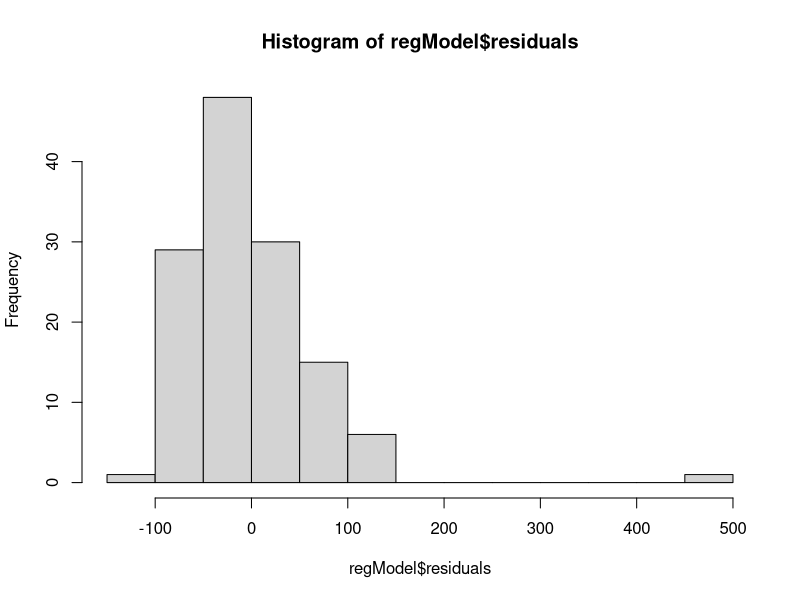
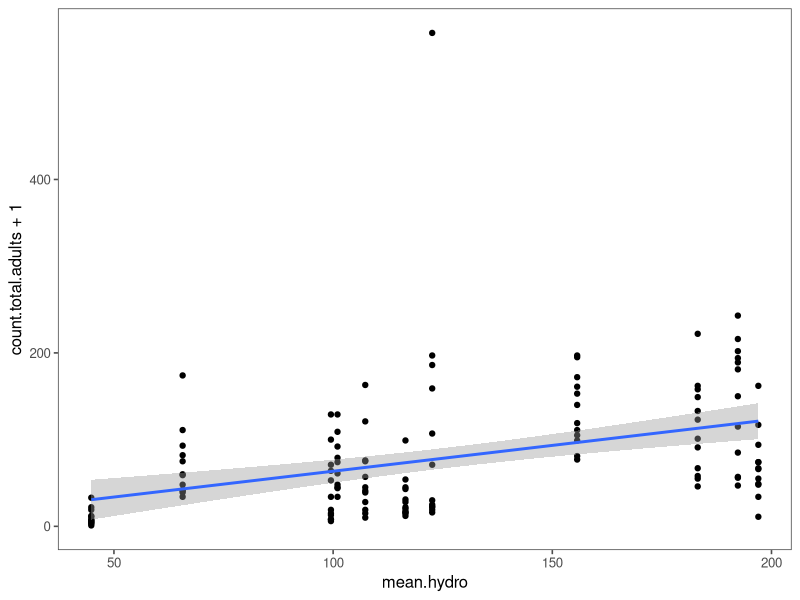
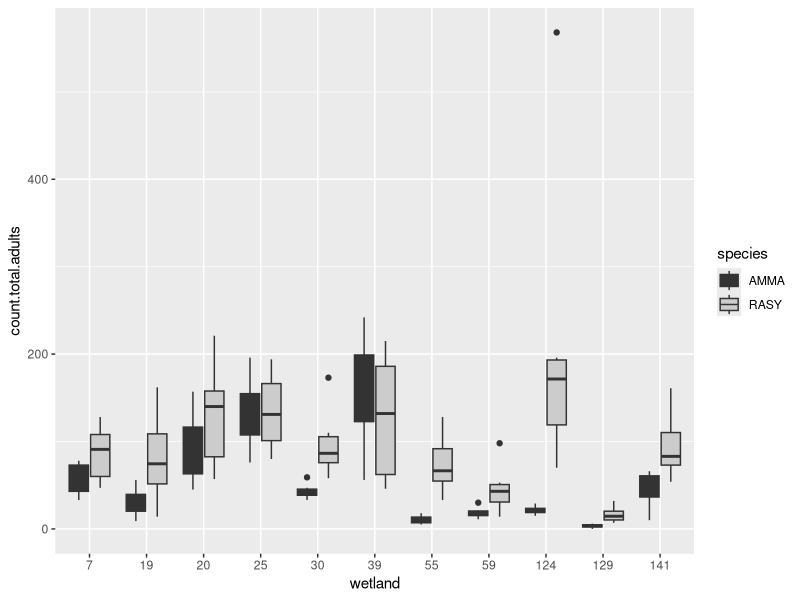
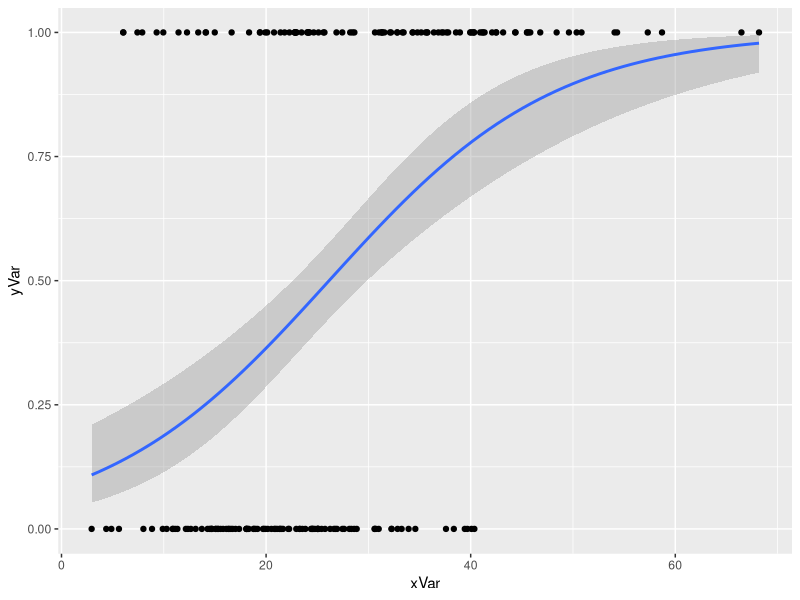
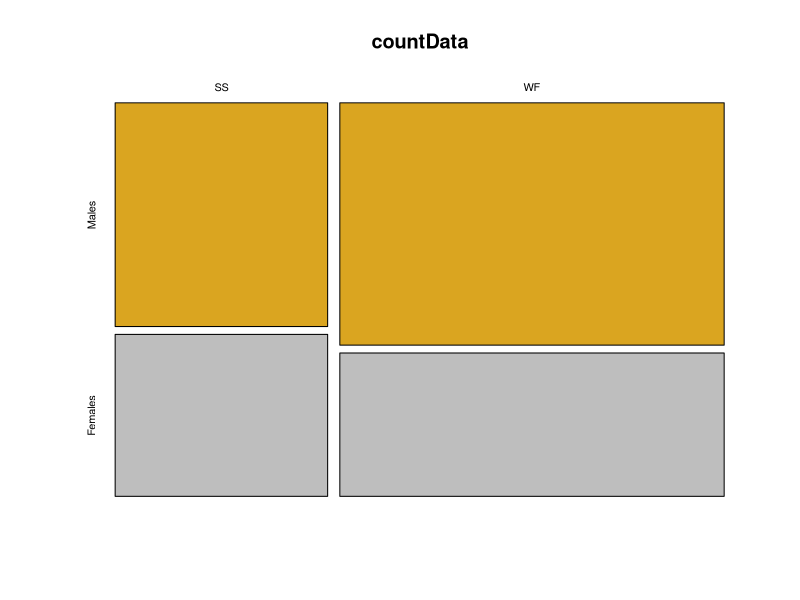
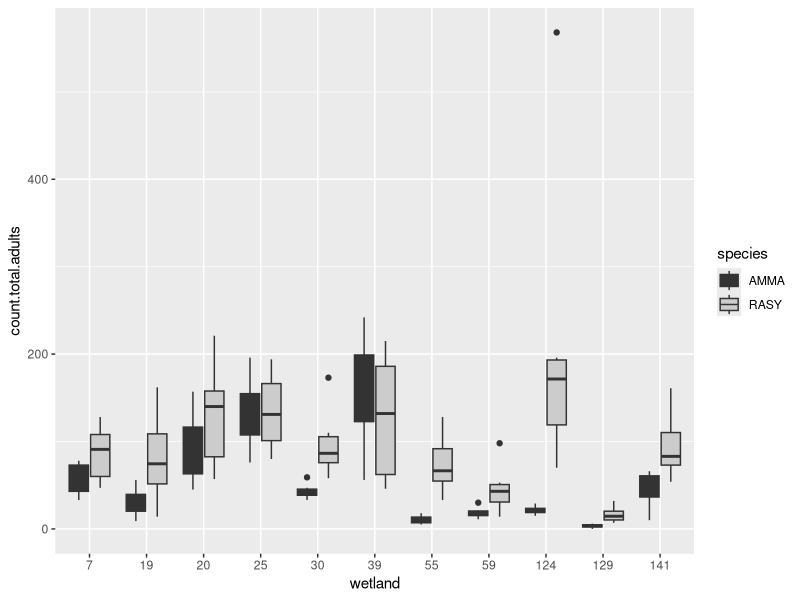

Source code (R) for these figures, in order:
#### Simple Data Analysis and More Complex Control Structures
#### 30 January 2023

dryadData <- read.table(file="Data/veysey-powell-and-babbitt_data_buffers-and-amphibians2.csv", header=T, sep = ",")

library(tidyverse)
library(ggthemes)

### Analyses 
### Experimental designs
### independent variable (x-axis) vs dependent variable (y-axis)
### continuous (range of numbers: height, temp, etc.) vs discrete (categories: species, treatments, site, etc.) variables
## 2 continuous = linear regression
## x = cat, y = cont: t-test/ANOVA (box plot/bar graph)
## 2 categorical = chi-squared (count) (table/mosaic plot)
## x = cont, y = cat: logistic regression (logistic curve plot)

glimpse(dryadData)

### Basic linear regression analysis (2 continuous variables)
### Is there a relationship between the mean pool hydroperiod and the number of breeding frogs caught?

regModel <- lm(count.total.adults ~ mean.hydro, data=dryadData)
summary(regModel)
hist(regModel$residuals)
summary(regModel)$"r.squared"
summary(regModel)[["r.squared"]]

#View(summary(regModel))

regplot <- ggplot(data=dryadData, aes(x=mean.hydro, y=count.total.adults+1)) + 
  geom_point() + 
  stat_smooth(method = "lm", se = 0.99) 
regplot + theme_few()

### Basic ANOVA
### Was there a statistically significant difference in the number of adults among wetlands?

ANOmodel <- aov(count.total.adults ~ factor(wetland), data = dryadData)
summary(ANOmodel)


dryadData %>% 
  group_by(wetland) %>% 
  summarise(avgHydro = mean(count.total.adults, na.rm = T), N = n())



### Boxplot
dryadData$wetland <- factor(dryadData$wetland) 
class (dryadData$wetland)

ANOplot2 <- ggplot(data=dryadData, mapping=aes(x=wetland, y=count.total.adults, fill =species)) + 
  geom_boxplot() + 
  scale_fill_grey()
ANOplot2


ggsave(file="SpeciesBoxplots.pdf", plot = ANOplot2, device = "pdf")


### Logistic Regression
## Data Frame
# gamma probability - continuous variables that are always positive and have a skewed distribution

xVar <- sort(rgamma(n=200, shape = 5, scale = 5))
yVar <- sample(rep(c(1,0), each=100), prob = seq_len(200))
LogRegData <- data.frame(xVar, yVar)

# Analysis

logRegModel <- glm(yVar ~ xVar, data = LogRegData, family = binomial(link=logit))
summary(logRegModel)

logregplot <- ggplot(data=LogRegData, aes(x=xVar, y=yVar)) + 
  geom_point() + 
  stat_smooth(method = "glm", method.args = list(family=binomial))
print(logregplot)

### Contingency table (chi-squared) analysis
### Are there differences in counts of males and females between species?

countData <- dryadData %>% 
  group_by(species) %>% 
  summarize(Males = sum(No.males, na.rm=T), Females = sum(No.females, na.rm=T)) %>% 
  select(-species) %>% 
  as.matrix()
countData

row.names(countData) = c("SS","WF")

#chi-squared
chisq.test(countData)$residuals

### mosaic plot
mosaicplot(x=countData, col=c("goldenrod", "grey"), shade=F)


# bar plot
countDataLong <- countData %>%
  as.tibble() %>% 
  mutate(Species = c(rownames(countData))) %>% 
  pivot_longer(cols = Males:Females, names_to = "Sex", values_to = "Count")
